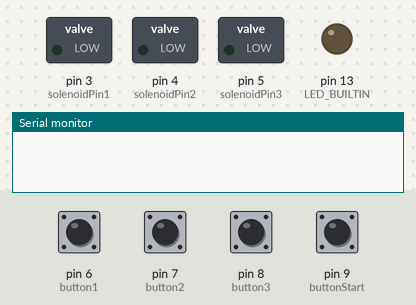
The sketch below on a simulated Arduino Uno, built with avr-gcc and run on an emulated ATmega328P. On the bench: switched loads named in the sketch (green lamp = pin HIGH), output pins drawn as LEDs (lit = HIGH), the last lines printed to the serial monitor. Inputs (shaded band) come from the test bench; at power-on: pin 6 (button1), pin 7 (button2), pin 8 (button3), pin 9 (buttonStart) HIGH. Random numbers use the default seed unless the sketch sets one.

Above: at 1.2 s.
1.3 s: pin 9 (buttonStart) pulled LOW for 3.2 s
At 5.7 s:
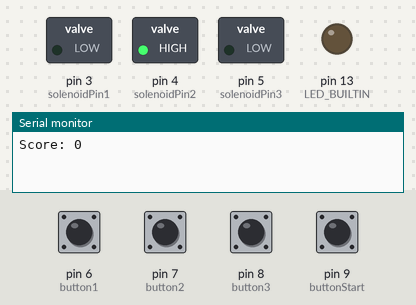
6.8 s: pin 9 (buttonStart) pulled LOW for 0.15 s
At 9.5 s:
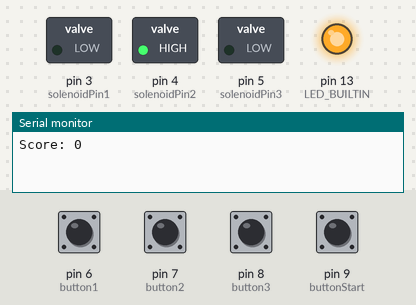
9.9 s: pin 9 (buttonStart) pulled LOW for 1 s
At 13.1 s:
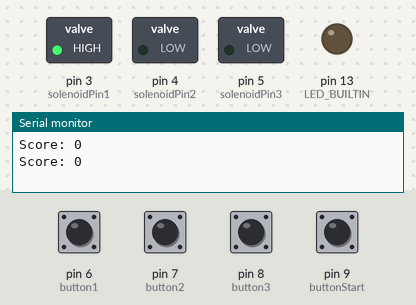
13.4 s: pin 9 (buttonStart) pulled LOW for 0.15 s
At 15.8 s:
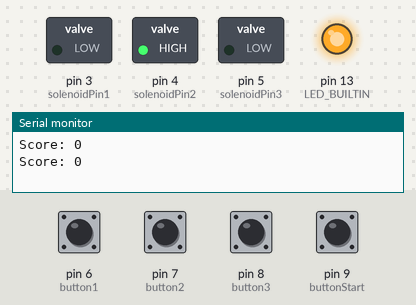
16.5 s: pin 7 (button2) pulled LOW for 0.15 s
22.6 s: pin 9 (buttonStart) pulled LOW for 3.2 s
At 27.9 s:
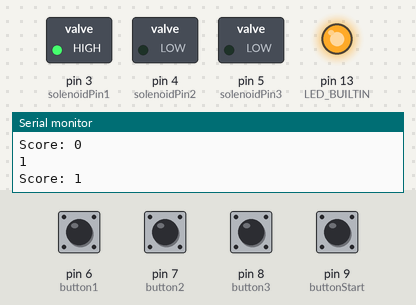
Timing chart, 0 to 37.5 s (numbered marks = the images above; inputs shaded):
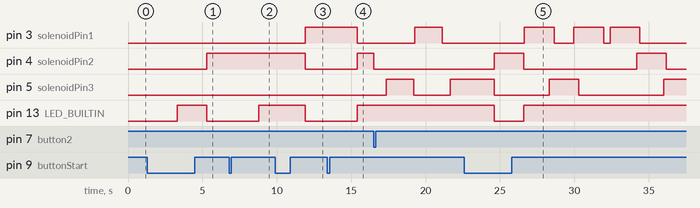

The sketch:

arduino_code.ino
```cpp
const int solenoidPin1 = 3;
const int solenoidPin2 = 4;
const int solenoidPin3 = 5;
const int button1 = 6;
const int button2 = 7;
const int button3 = 8;
const int buttonStart = 9;

int score = 0;
bool play = false;
long startTime = 0;
long programStart;

int gameDurSec = 30;

int numUp = 0;

int pistonExtends[3] = {0, 0, 0};
long pistonStarts[3] = {0, 0, 0};

long lastSpawn = 0;

double pistonLife = 2.0;

long spawnSpace;
double spawnBase = 2;

int totalUp = 0;

int pistonDelays[3] = {0, 0, 0};
long pistonDelayStarts[3] = {0, 0, 0};

double delayTime = 0.3;

//writes values in stores lists of pistons to the solenoids
void updatePistons() {
  digitalWrite(solenoidPin1, pistonExtends[0]);
  digitalWrite(solenoidPin2, pistonExtends[1]);
  digitalWrite(solenoidPin3, pistonExtends[2]);
}

//resets variables at the start of a new game when the button is pressed
void startGame() {
  score = 0;
  play = true;
  startTime = millis();
  numUp = 0;
  spawnSpace = spawnBase * 1000 + (random(0, 1000) - 500);
  pistonExtends[0] = 0;
  pistonExtends[1] = 0;
  pistonExtends[2] = 0;

  pistonDelays[0] = 0;
  pistonDelays[1] = 0;
  pistonDelays[2] = 0;

  updatePistons();
}

//prints the final score at the end of the game
void endGame() {
  Serial.print("Score: ");
  Serial.print(score);
  Serial.print("\n");

  play = false;

  pistonExtends[0] = 0;
  pistonExtends[1] = 0;
  pistonExtends[2] = 0;

  pistonDelays[0] = 0;
  pistonDelays[1] = 0;
  pistonDelays[2] = 0;

  //puts all of the pistons down
  digitalWrite(solenoidPin1, LOW);
  digitalWrite(solenoidPin2, LOW);
  digitalWrite(solenoidPin3, LOW);

  updatePistons();
}

//extends the given piston and updates the lists of pistons to indicate that the piston is now up
void extendPiston(int pistonNum) {
  pistonExtends[pistonNum] = 1;
  pistonStarts[pistonNum] = millis();
  totalUp += 1;

  updatePistons();
}

//spawns a random piston based on the pistons that are still down
void spawnPiston() {
  int piston = 0;

  if(numUp < 2) {
    piston = random(0, 3 - numUp);
  }

  for(int i = 0; i < 3; i++) {
    if(pistonExtends[i] == 0 && pistonDelays[i] == 0) {
      if(piston == 0) {
        extendPiston(i);
        return;
      } else {
        piston -= 1;
      }
    }
  }
}

//opens the serial port to print to the computer and sets each of the pins for the solenoids/buttons
void setup() {
  Serial.begin(9600);

  pinMode(solenoidPin1, OUTPUT);
  pinMode(solenoidPin2, OUTPUT);
  pinMode(solenoidPin3, OUTPUT);
  pinMode(button1, INPUT);
  digitalWrite(button1, HIGH);
  pinMode(button2, INPUT);
  digitalWrite(button2, HIGH);
  pinMode(button3, INPUT);
  digitalWrite(button3, HIGH);
  pinMode(buttonStart, INPUT);
  digitalWrite(buttonStart, HIGH);
  pinMode(LED_BUILTIN, OUTPUT);
}

//gameplay loop
void loop() {
  //triggered when button is pressed
  if(play) {
    digitalWrite(LED_BUILTIN, HIGH);

    //tracks when to end the game
    if((millis() - startTime) > (gameDurSec * 1000) || digitalRead(buttonStart) == LOW) {
      delay(2000);
      endGame();
    }

    updatePistons();

    //updates piston life/time the piston stays up based on the current score (makes game more difficult)
    pistonLife = 2.0 - (0.15 * score);
    spawnBase = 2.0 - (0.075 * score);

    if(pistonLife < 0.5) {
      pistonLife = 0.5;
    }
    if(spawnBase < 1.10) {
      spawnBase = 1.10;
    }

    //checks if it is time to spawn a new mole and if so, raises a piston
    if(numUp < 3) {
      if((millis() - lastSpawn) > spawnSpace) {
        spawnPiston();
        lastSpawn = millis();
        spawnSpace = int(spawnBase * 1000) + (random(0, 1000) - 500);
        numUp += 1;
      }
    }

    //Check pistons
    if(pistonExtends[0] == 1) {
      //Check hits
      if(digitalRead(button1) == LOW) {
        score += 1;
        Serial.print(score);
        Serial.print("\n");
        pistonExtends[0] = 0;
        updatePistons();
        pistonDelays[0] = 1;
        pistonDelayStarts[0] = millis();
      } else {
        //Check drop down
        if((millis() - pistonStarts[0]) > pistonLife * 1000) {
          pistonExtends[0] = 0;
          updatePistons();
          pistonDelays[0] = 1;
          pistonDelayStarts[0] = millis();
        }
      }
    }
    if(pistonExtends[1] == 1) {
      //Check hits
      if(digitalRead(button2) == LOW) {
        score += 1;
        Serial.print(score);
        Serial.print("\n");
        pistonExtends[1] = 0;
        updatePistons();
        pistonDelays[1] = 1;
        pistonDelayStarts[1] = millis();
      } else {
      //Check drop down
      if((millis() - pistonStarts[1]) > pistonLife * 1000) {
        pistonExtends[1] = 0;
        updatePistons();
        pistonDelays[1] = 1;
        pistonDelayStarts[1] = millis();
      }
    }
  }
  if(pistonExtends[2] == 1) {
    //Check hits
    if(digitalRead(button3) == LOW) {
      score += 1;
      Serial.print(score);
      Serial.print("\n");
      pistonExtends[2] = 0;
      updatePistons();
      pistonDelays[2] = 1;
      pistonDelayStarts[2] = millis();
    } else {
      //Check drop down
      if((millis() - pistonStarts[2]) > pistonLife * 1000) {
        pistonExtends[2] = 0;
        updatePistons();
        pistonDelays[2] = 1;
        pistonDelayStarts[2] = millis();
      }
    }
  }

  //put down pistons that have been up for long enough
  if(pistonDelays[0] == 1) {
    if((millis() - pistonDelayStarts[0]) > delayTime * 1000) {
      pistonDelays[0] = 0;
      numUp -=1;
    }
  }
  if(pistonDelays[1] == 1) {
    if((millis() - pistonDelayStarts[1]) > delayTime * 1000) {
      pistonDelays[1] = 0;
      numUp -=1;
    }
  }
  if(pistonDelays[2] == 1) {
    if((millis() - pistonDelayStarts[2]) > delayTime * 1000) {
      pistonDelays[2] = 0;
      numUp -=1;
    }
  }
  } else {
    //checks for game start
    digitalWrite(LED_BUILTIN, LOW);

    if(digitalRead(buttonStart) == LOW) {
      delay(2000);
      startGame();
    }
  }
}
```

Measured:
- after the input at 1.3 s, pin 4 (solenoidPin2): LOW → HIGH after 4.0 s; pin 13 (LED_BUILTIN): LOW → HIGH after 2.0 s, → LOW 2.0 s later
- after the input at 6.8 s, pin 13 (LED_BUILTIN): LOW → HIGH after 2.0 s
- after the input at 9.9 s, pin 13 (LED_BUILTIN): HIGH → LOW after 2.0 s
- after the input at 13.4 s, pin 3 (solenoidPin1): HIGH → LOW after 2.0 s; pin 4 (solenoidPin2), pin 13 (LED_BUILTIN): LOW → HIGH after 2.0 s
- after the input at 22.6 s, pin 13 (LED_BUILTIN): HIGH → LOW after 2.0 s, → HIGH 2.0 s later
